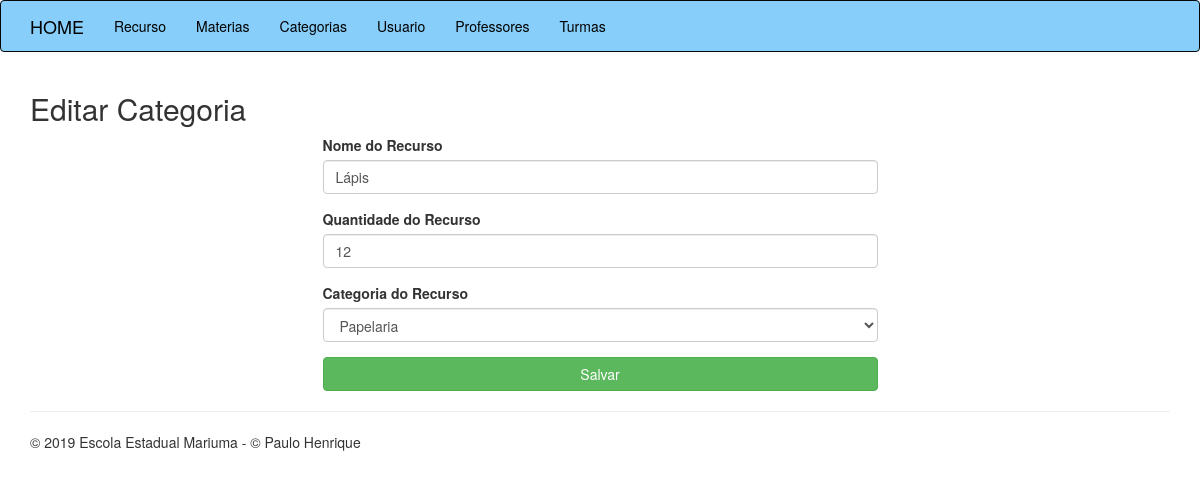
The page /recursos-editar.php?CODIGO=2 on the database its author committed.
### tables this page shows
CREATE TABLE `tb_recursos` (
  `id` int(11) NOT NULL,
  `nome` varchar(30) NOT NULL,
  `quantidade` int(11) NOT NULL,
  `categoria` varchar(30) NOT NULL
);

### classes/Recurso.php (called while the page is built, shortened)
<?php
class Recurso{
    public function listar1Recurso($id){
        $conexao = new PDO("mysql:host=127.0.0.1;dbname=escola","root","");
        $query = "SELECT id, quantidade, categoria, nome FROM tb_recursos WHERE id = " . $id;
        $resultado = $conexao->query($query);
        $lista = $resultado->fetchAll();
        foreach($lista as $linha){
            return $linha;
        }
    }
}
?>

### recursos-editar.php (the view, shortened to what this page needs)
<?php
    require_once 'cabecalho.php';
    require_once 'classes/Recurso.php';
    $id_editar = $_GET['CODIGO'];
    $recurso = new Recurso();
    $linhaEditar = $recurso->listar1Recurso($id_editar);
?>
<div class="row">
    <div class="col-md-12">
        <h2>Editar Categoria</h2>
    </div>
</div>
<form action="recursos-editar-post.php" method="post">
    <div class="row">
        <div class="col-md-6 col-md-offset-3">
            <div class="form-group">
                <label for="nome">Nome do Recurso</label>
                <input type="text" name="nome" value="<?php echo $linhaEditar['nome'];?>" class="form-control" placeholder="Nome do Recurso" required>
            </div>
            <div class="form-group">
                <label for="quantidade">Quantidade do Recurso</label>
                <input type="number" name="quantidade" value="<?php echo $linhaEditar['quantidade'];?>" min="0" class="form-control" placeholder="Quantidade do Recurso" required>
            </div>
            <div class="form-group">
                <label for="nome">Categoria do Recurso</label>
                <select class="form-control" name="categoria">
                    <option selected><?php echo $linhaEditar['categoria'];?></option>
                </select>
            </div>
            <input type="submit" class="btn btn-success btn-block" value="Salvar">
        </div>
    </div>
</form>
<?php require_once 'rodape.php' ?>

### rows shown on the page
tb_recursos: nome "Lápis", quantidade "12", categoria "Papelaria"
